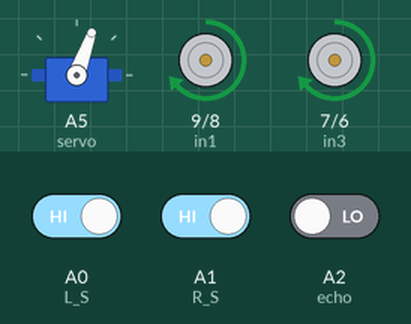
The sketch below on a simulated Arduino Uno, built with avr-gcc and run on an emulated ATmega328P. On the bench: servo, motor-driver pin pairs drawn as motors (green arrow = first pin HIGH = forward, orange = second pin HIGH = backward, longer = more drive, scaled by the enable pin). Wiring (inferred from the names in the program): servo: signal A5. The inputs (shaded band) are chosen by the test bench; at power-on: A0 (L_S) HIGH, A1 (R_S) HIGH, A2 (echo) LOW. Servo pulses on a pin are drawn as a servo (544–2400 µs = 0–180°).

Above: at 5.7 s.
5.8 s: A0 (L_S) driven LOW
At 7.7 s:
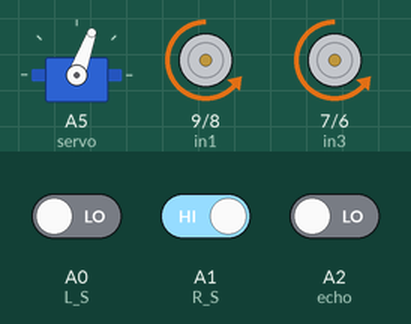
8.0 s: A1 (R_S) driven LOW
At 10.3 s:
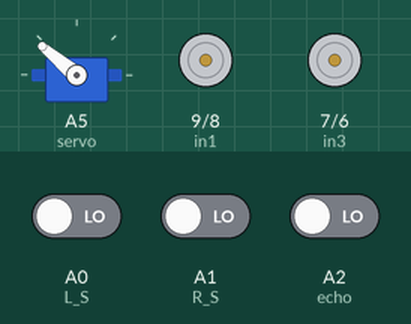
17.3 s: A0 (L_S) driven HIGH
At 17.9 s:
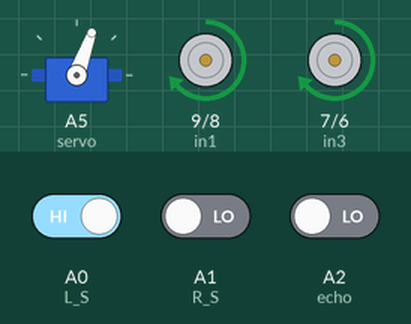
Timing chart, 0 to 20.3 s (numbered marks = the images above; inputs shaded):
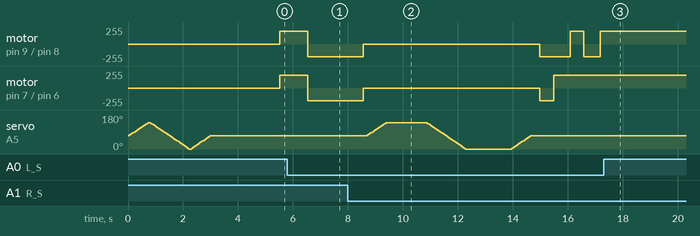

The sketch:

obstacle-avoiding-line-follower.ino
```cpp
//initializing motor pins
#define enA 10
#define in1 9
#define in2 8
#define in3 7
#define in4 6
#define enB 5

//IR sensor
#define L_S A0
#define R_S A1

#define echo A2
#define trigger A3

#define servo A5

int Set=15;
int distance_L, distance_F, distance_R;

void setup(){

//declaring input output pins
pinMode(R_S, INPUT);
pinMode(L_S, INPUT);

pinMode(echo, INPUT );
pinMode(trigger, OUTPUT);

pinMode(enA, OUTPUT);
pinMode(in1, OUTPUT);
pinMode(in2, OUTPUT);
pinMode(in3, OUTPUT);
pinMode(in4, OUTPUT);
pinMode(enB, OUTPUT);

//speed control(0-255)
analogWrite(enA, 190);
analogWrite(enB, 190);


//servo motor condition
pinMode(servo, OUTPUT);

 for (int angle = 70; angle <= 140; angle += 5)
   {
   servoPulse(servo, angle);
    }
 for (int angle = 140; angle >= 0; angle -= 5)
 {
   servoPulse(servo, angle);
     }

 for (int angle = 0; angle <= 70; angle += 5)
  {
   servoPulse(servo, angle);
    }

distance_F = Ultrasonic_read();

delay(500);//.5sec delay
}


void loop(){

distance_F = Ultrasonic_read();

//both sensor in white color
 if((digitalRead(R_S) == 0)&&(digitalRead(L_S) == 0))
 {
  if(distance_F > Set)
  {
    forword();
  }
   else{
     Check_side();
     }
 }

//if Right sensor in black & Left in white
else if((digitalRead(R_S) == 1)&&(digitalRead(L_S) == 0))
{
  turnRight();
  }

//if right sensor in  white & Left in Black
else if((digitalRead(R_S) == 0)&&(digitalRead(L_S) == 1))
{
  turnLeft();
  }

 else if((digitalRead(R_S) == 1)&&(digitalRead(L_S) == 1))
 {
   turnLeft();
   }
delay(10);
}

void servoPulse (int pin, int angle){

int pwm = (angle*11) + 500;
 digitalWrite(pin, HIGH);
 delayMicroseconds(pwm);
 digitalWrite(pin, LOW);
 delay(50);
}


long Ultrasonic_read(){
  digitalWrite(trigger, LOW);
  delayMicroseconds(2);
  digitalWrite(trigger, HIGH);
  delayMicroseconds(10);
  long time = pulseIn (echo, HIGH);
  return time / 29 / 2;
}

void compareDistance(){
    if(distance_L > distance_R){
  turnLeft();
  delay(500);
  forword();
  delay(600);
  turnRight();
  delay(500);
  forword();
  delay(600);
  turnRight();
  delay(400);
  }
  else{
  turnRight();
  delay(500);
  forword();
  delay(600);
  turnLeft();
  delay(500);
  forword();
  delay(600);
  turnLeft();
  delay(400);
  }
}

void Check_side(){
    Stop();
    delay(100);
 for (int angle = 70; angle <= 140; angle += 5)  {
   servoPulse(servo, angle);
    }
    delay(300);
    distance_R = Ultrasonic_read();

    delay(100);
  for (int angle = 140; angle >= 0; angle -= 5)  {
   servoPulse(servo, angle);
    }
    delay(500);
    distance_L = Ultrasonic_read();

    delay(100);
 for (int angle = 0; angle <= 70; angle += 5)  {
   servoPulse(servo, angle);
    }
    delay(300);
    compareDistance();
}

void forword(){

digitalWrite(in1, LOW);
digitalWrite(in2, HIGH);
digitalWrite(in3, HIGH);
digitalWrite(in4, LOW);
}

void backword(){

digitalWrite(in1, HIGH);
digitalWrite(in2, LOW);
digitalWrite(in3, LOW);
digitalWrite(in4, HIGH);
}

void turnRight(){

digitalWrite(in1, LOW);
digitalWrite(in2, HIGH);
digitalWrite(in3, LOW);
digitalWrite(in4, HIGH);
}

void turnLeft(){

digitalWrite(in1, HIGH);
digitalWrite(in2, LOW);
digitalWrite(in3, HIGH);
digitalWrite(in4, LOW);
}

void Stop(){

digitalWrite(in1, LOW);
digitalWrite(in2, LOW);
digitalWrite(in3, LOW);
digitalWrite(in4, LOW);
}
```

Measured:
- after the input at 5.8 s, motor on pin 9 (in1) / pin 8 (in2), motor on pin 7 (in3) / pin 6 (in4): forward 190/255 → backward 190/255 after 0.74 s
- after the input at 17.3 s, motor on pin 9 (in1) / pin 8 (in2), motor on pin 7 (in3) / pin 6 (in4): stays forward 190/255 (without the input it goes to stopped after 1.3 s); servo on A5 (servo): stops changing and stays 70°
